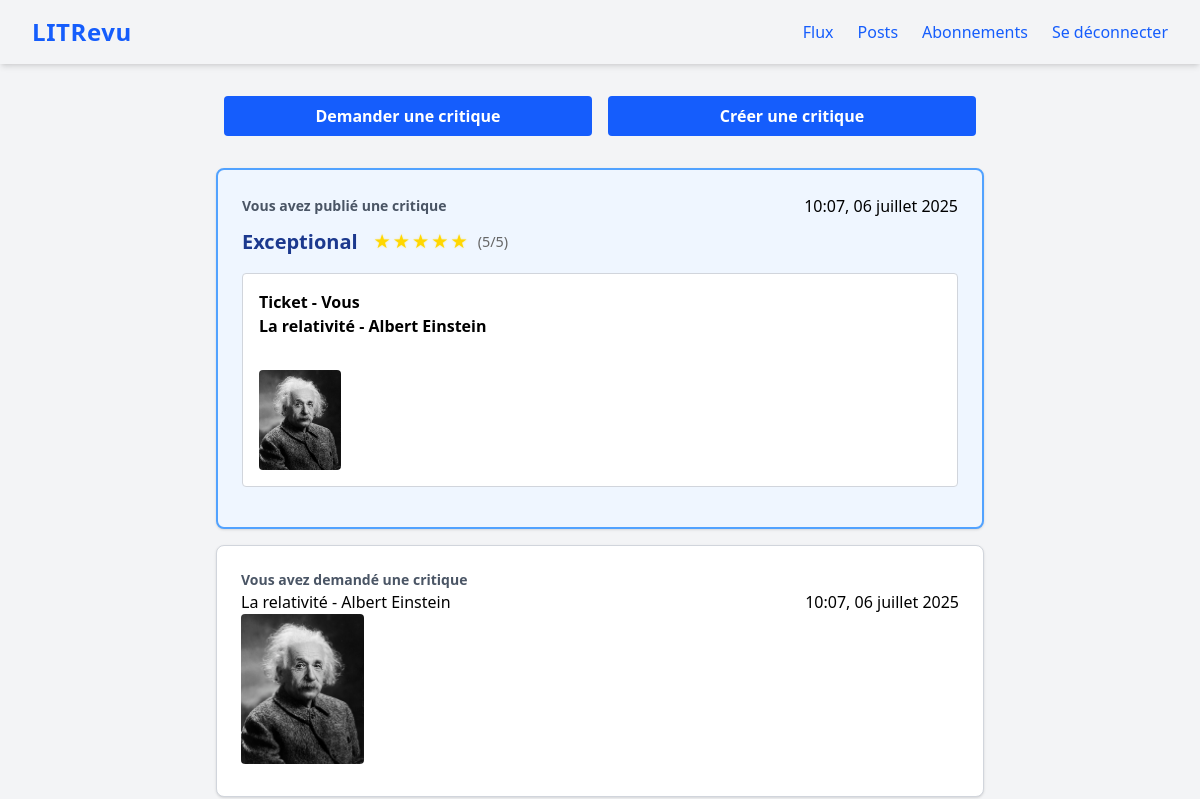
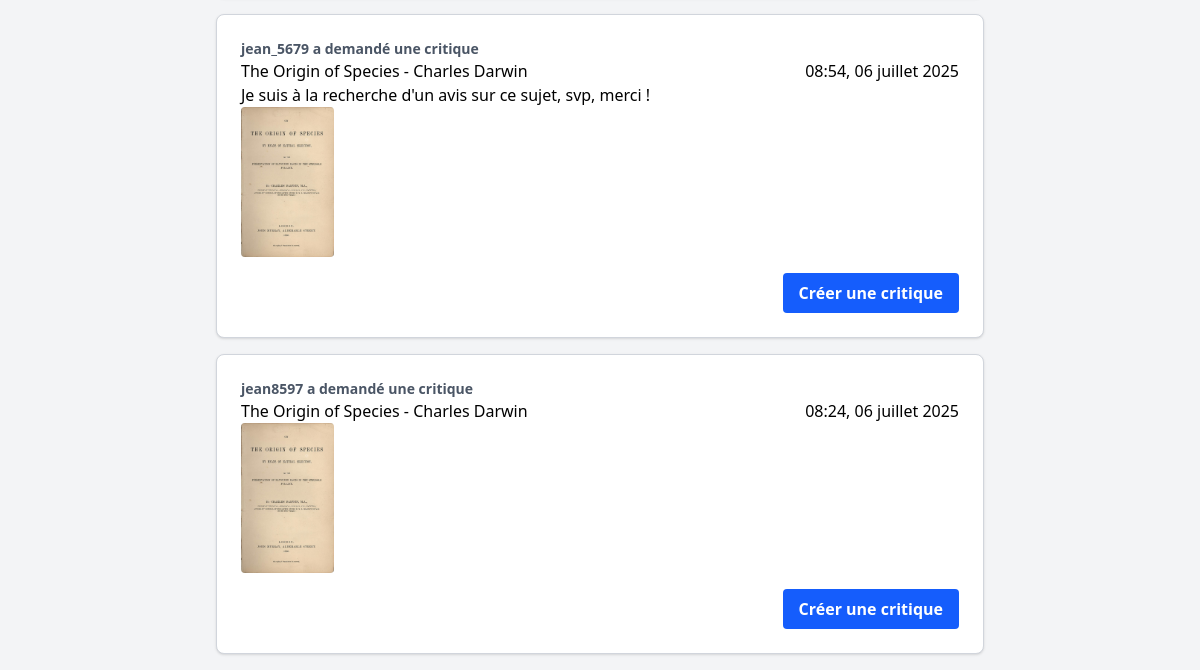
Page /flux/ (signed in) on the earlier database version (2 pictures, top to bottom).
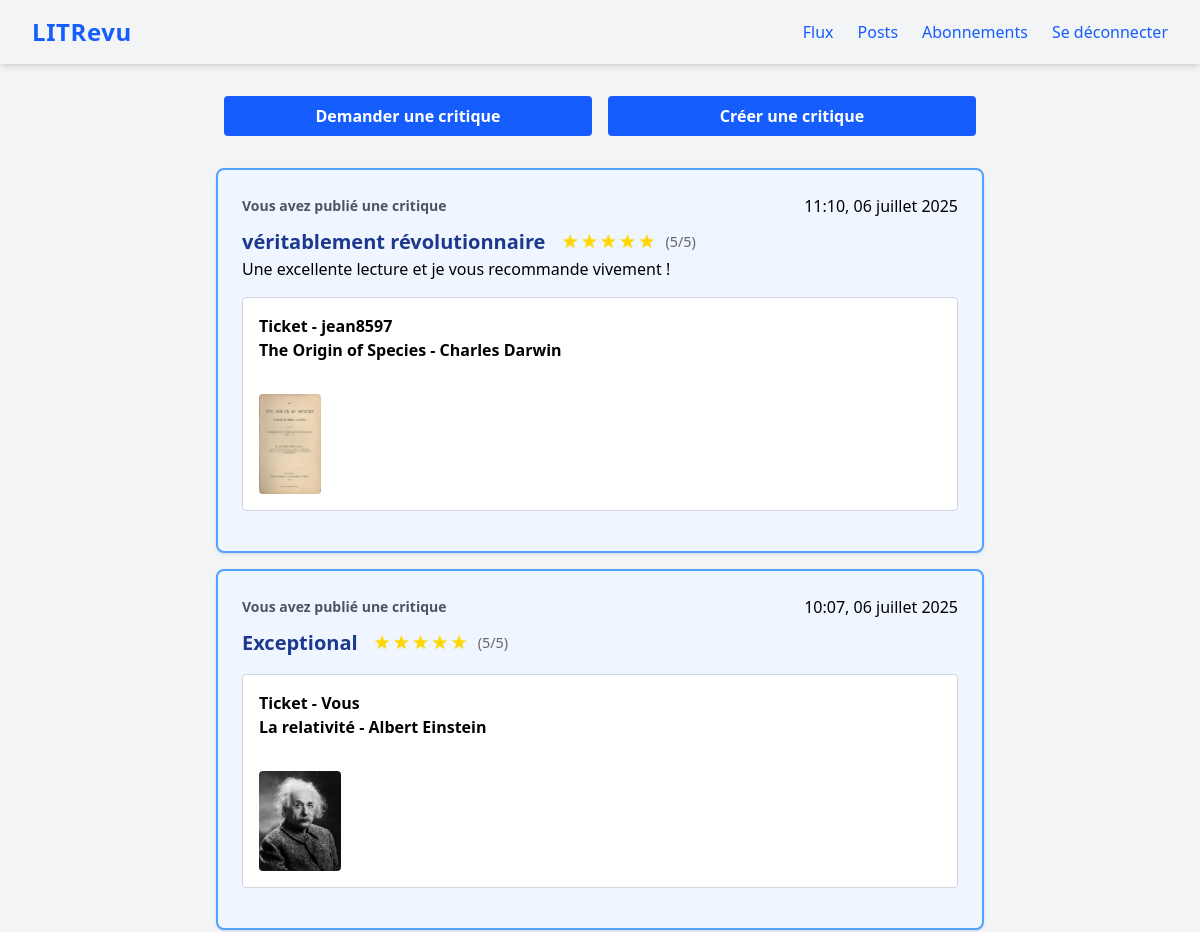
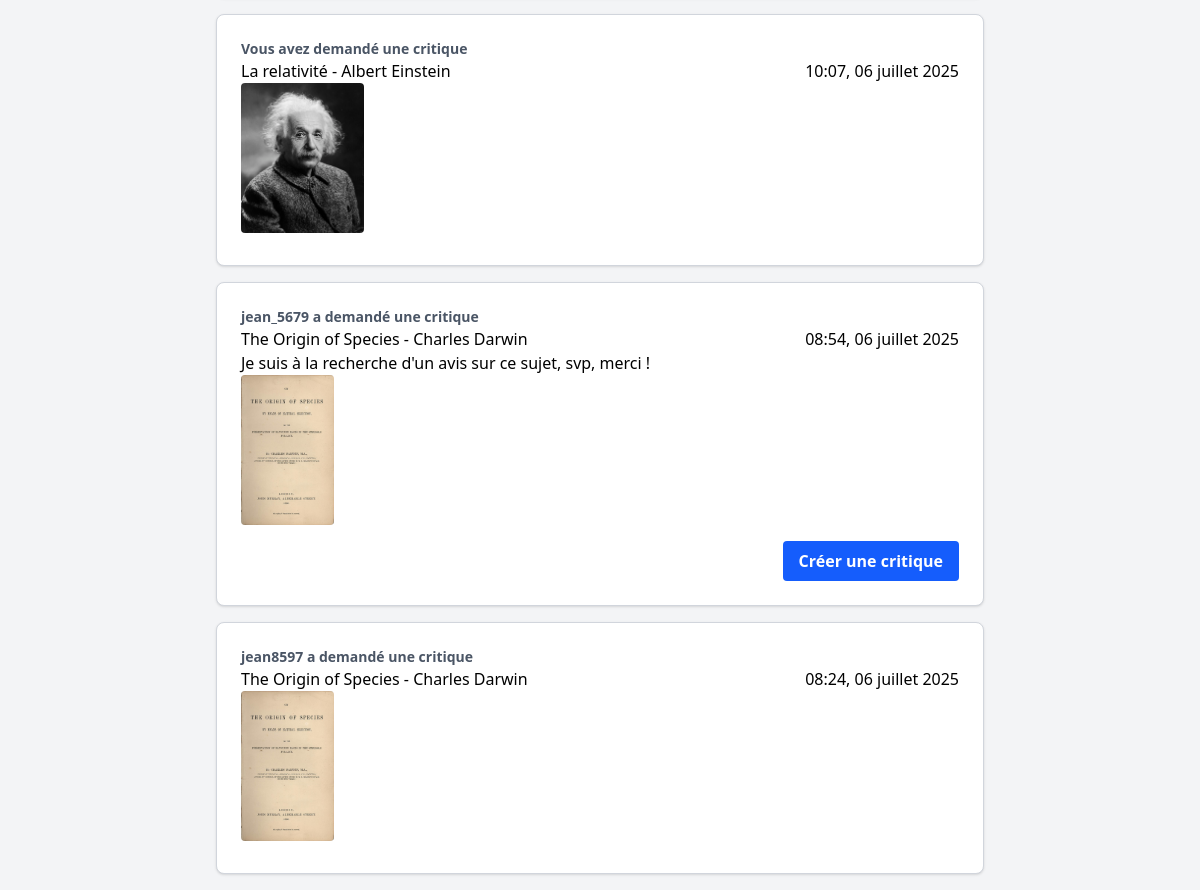
Same page on the later database version (2 pictures, top to bottom).
### review/models.py (models this page shows, shortened)
class Review(models.Model):
    ticket = models.ForeignKey(
        to=Ticket,
        related_name="reviews",
        on_delete=models.CASCADE
    )
    rating = models.IntegerField(
        validators=[MinValueValidator(0), MaxValueValidator(5)])
    headline = models.CharField(max_length=128)
    body = models.CharField(max_length=8192, blank=True)
    user = models.ForeignKey(
        to=settings.AUTH_USER_MODEL, on_delete=models.CASCADE)
    created = models.DateTimeField(auto_now_add=True)

class Ticket(models.Model):
    title = models.CharField(max_length=128)
    description = models.CharField(max_length=2048, blank=True)
    user = models.ForeignKey(
        to=settings.AUTH_USER_MODEL, on_delete=models.CASCADE)
    image = models.ImageField(blank=True, null=True)
    created = models.DateTimeField(default=timezone.now)

### authentication/models.py (models this page shows)
class User(AbstractUser):
    follows = models.ManyToManyField(
        'self',
        symmetrical=False,
        verbose_name='suit'
    )

### review/views.py (the view)
# urls.py: path('flux/', review.views.flux, name='flux'),
@login_required
def flux(request):
    followed_users = models.UserFollows.objects.filter(
        user=request.user
    ).values_list('followed_user', flat=True)
    users_to_show = list(followed_users) + [request.user.id]
    reviews_for_tickets = models.Review.objects.filter(ticket=OuterRef('pk'))
    tickets = models.Ticket.objects.filter(
        user__id__in=users_to_show
    ).annotate(
        post_type=Value('ticket', output_field=CharField()),
        has_review=Exists(reviews_for_tickets)
    )
    reviews = models.Review.objects.filter(
        user__id__in=users_to_show
    ).annotate(
        post_type=Value('review', output_field=CharField())
    )
    user_tickets = models.Ticket.objects.filter(user=request.user)
    reviews_on_user_tickets = models.Review.objects.filter(
        ticket__in=user_tickets
    ).annotate(
        post_type=Value('review', output_field=CharField())
    )
    reviews = reviews | reviews_on_user_tickets
    flux = sorted(
        list(tickets) + list(reviews),
        key=lambda obj: obj.created,
        reverse=True
    )
    return render(request, 'review/flux.html', context={'flux': flux}, )

### review/templatetags/review_extras.py (called while the page is built)
@register.inclusion_tag('review/_stars.html')
def display_stars(rating):
    return {'rating': rating}

### review/templates/review/flux.html (shortened to what this page needs)
{% extends 'base.html' %}
{% load review_extras %}
{% block content %}
    <div class="flex gap-4 items-center mb-8 w-full px-2">
        <a href="{% url 'ticket-create' %}" class="flex-1 mx-6">
            <button type="button" class="w-full bg-blue-600 text-white px-4 py-2 rounded hover:bg-blue-700 font-semibold transition">Demander une critique</button>
        </a>
        <a href="{% url 'review-create' %}" class="flex-1 mx-6">
            <button type="button" class="w-full bg-blue-600 text-white px-4 py-2 rounded hover:bg-blue-700 font-semibold transition">Créer une critique</button>
        </a>
    </div>
    <div class="grid-container">
        {% for post in flux %}
            {% if post.post_type == 'review' %}
                <div class="border-2 border-blue-400 bg-blue-50 rounded-lg shadow p-6 mb-4">
                    <div class="flex justify-between items-center">
                        <p class="text-sm text-gray-600 font-semibold">{% if post.user == user %}Vous avez publié une critique{% else %}{{ post.user }} a publié une critique{% endif %}</p>
                        <p class="text-right mb-0">{{ post.created|date:"H:i, d F Y" }}</p>
                    </div>
                    <div class="flex items-baseline mt-2 gap-4">
                        <h3 class="font-bold text-lg text-blue-900">{{ post.headline }}</h3>
                        <div class="rating-display">
                            {% display_stars post.rating %}
                        </div>
                    </div>
                    <p class="mb-2">{{ post.body }}</p>
                    <div class="border border-gray-300 bg-white rounded p-4 my-4">
                        <span class="font-semibold">Ticket - {% if post.ticket.user == user %}Vous{% else %}{{ post.ticket.user }}{% endif %}</span><br>
                        <span class="font-bold">{{ post.ticket.title }}</span><br>
                        {% if post.ticket.image %}<br>
                            <img src="{{ post.ticket.image.url }}" alt="Image du ticket {{ post.ticket.title }}" class="max-w-[100px] max-h-[100px] rounded mt-2" />
                        {% endif %}
                    </div>
                </div>
            {% elif post.post_type == 'ticket' %}
                <div class="bg-white rounded-lg shadow p-6 mb-4 border border-gray-300">
                    <p class="text-sm text-gray-600 font-semibold">{% if post.user == user %}Vous avez demandé une critique{% else %}{{ post.user }} a demandé une critique{% endif %}</p>
                    {% include "review/_ticket.html" %}
                    {% if not post.has_review %}
                        <div class="button-container-right">
                            <a href="{% url 'review-create-for-ticket' post.id %}">
                                <button type="button" class="bg-blue-600 text-white px-4 py-2 rounded hover:bg-blue-700 font-semibold transition">Créer une critique</button>
                            </a>
                        </div>
                    {% endif %}
                </div>
            {% endif %}
        {% endfor %}
    </div>
{% endblock content %}

### review/templates/review/_stars.html
<div class="rating-display">
    {% for i in "12345" %}
        {% if forloop.counter <= rating %}
            <span class="star filled">★</span>
        {% else %}
            <span class="star empty">☆</span>
        {% endif %}
    {% endfor %}
    <span class="rating-text">({{ rating }}/5)</span>
</div>

### review/templates/review/_ticket.html
<div class="ticket">
    <div class="flex justify-between items-center">
        <h4 class="mb-0">{{ post.title }}</h4>
        <p class="text-right mb-0">{{ post.created|date:"H:i, d F Y" }}</p>
    </div>
    <p>{{ post.description }}</p>
    {% if post.image %}
        <img src="{{ post.image.url }}" alt="Image du ticket {{ post.title }}" class="max-w-[150px] max-h-[150px] rounded mb-2" />
    {% endif %}
</div>

Differences in the rows shown:
added Review: shows "Vous avez publié une critique", created "11:10, 06 juillet 2025", headline "véritablement révolutionnaire", rating "5", body "Une excellente lecture et je vous recommande vivement !", ticket.user "jean8597", ticket "The Origin of Species - Charles Darwin", ticket.image (picture)
shown differently, row unchanged: Ticket "08:24, 06 juillet 2025": no longer shows "Créer une critique"
